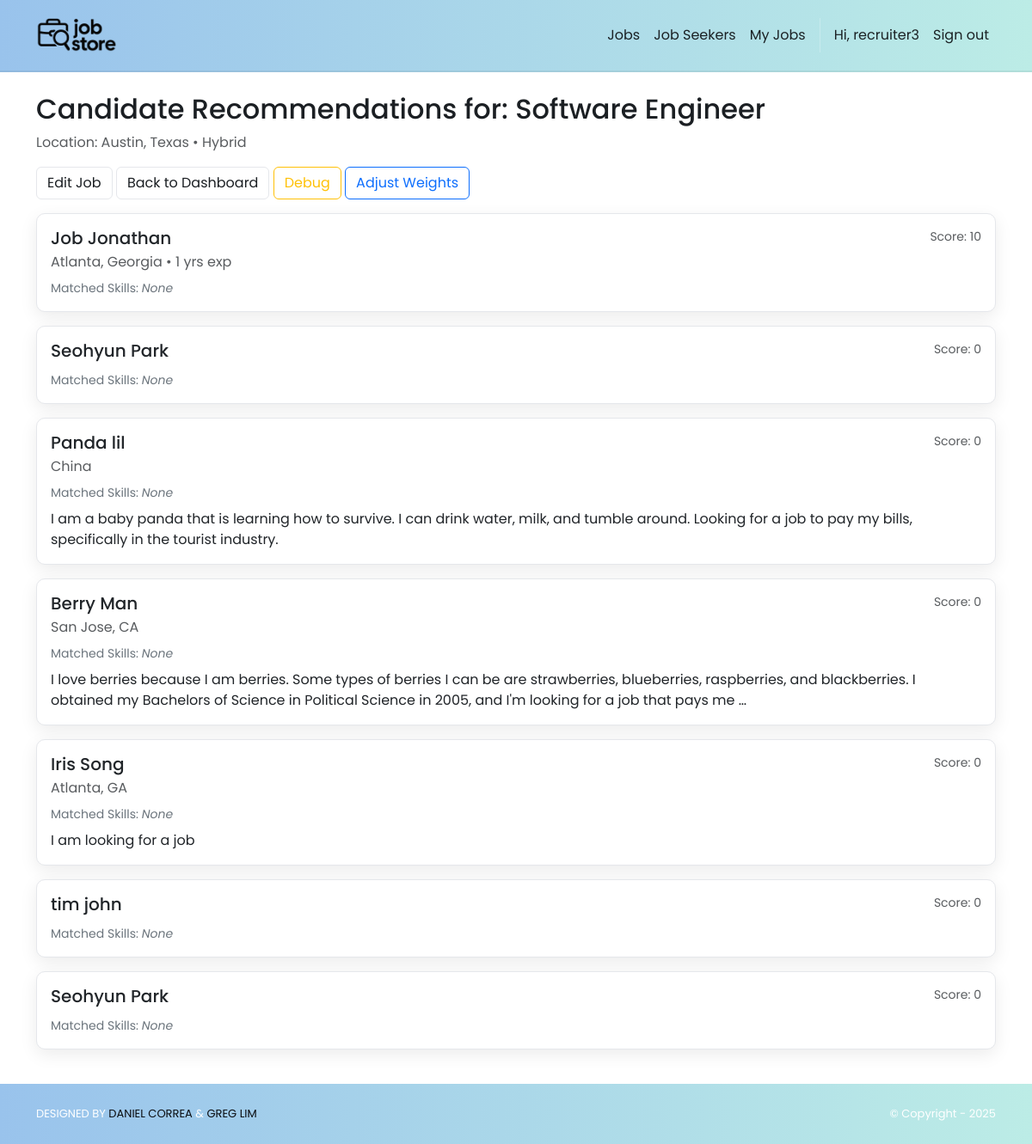
The app's page /jobs/5/recommendations/ (signed in) with its own data.
### accounts/models.py (models this page shows)
class User(AbstractUser):
    class Roles(models.TextChoices):
        RECRUITER = "RECRUITER", "Recruiter"
        JOB_SEEKER = "JOB_SEEKER", "Job Seeker"
    role = models.CharField(
        max_length=20, choices=Roles.choices, default=Roles.JOB_SEEKER, db_index=True
    )
    @property
    def is_recruiter(self) -> bool:
        return self.role == self.Roles.RECRUITER
    @property
    def is_jobseeker(self) -> bool:
        return self.role == self.Roles.JOB_SEEKER

### jobs/models.py (models this page shows, shortened)
class Job(models.Model):
    class RemoteType(models.TextChoices):
        ONSITE = "ONSITE", "On-site"
        REMOTE = "REMOTE", "Remote"
        HYBRID = "HYBRID", "Hybrid"
    title = models.CharField(max_length=200, db_index=True)
    description = models.TextField()
    location = models.CharField(max_length=200, db_index=True)
    address = models.CharField(max_length=200, db_index=True)
    remote_type = models.CharField(max_length=6, choices=RemoteType.choices)
    salary_min = models.PositiveIntegerField(null=True, blank=True)
    salary_max = models.PositiveIntegerField(null=True, blank=True)
    visa_sponsorship = models.BooleanField(default=False)
    min_experience = models.PositiveIntegerField(null=True, blank=True)
    skills = models.ManyToManyField(Skill, blank=True, related_name="jobs")
    created_by = models.ForeignKey(
        settings.AUTH_USER_MODEL,
        on_delete=models.CASCADE,
        related_name="jobs",
        limit_choices_to={"role": "RECRUITER"},
    )
    created_at = models.DateTimeField(auto_now_add=True)

### jobSeekers/models.py (models this page shows, shortened)
class JobSeeker(models.Model):
    user = models.OneToOneField(
        settings.AUTH_USER_MODEL, on_delete=models.CASCADE, related_name="jobseeker_profile"
    )
    firstName = models.CharField("First Name", max_length=255)
    lastName  = models.CharField("Last Name", max_length=255)
    location  = models.CharField("Location", max_length=255, blank=True)
    image     = models.ImageField("Profile Image", upload_to='jobSeeker_images/', null=True, blank=True)
    years_experience = models.PositiveIntegerField(null=True, blank=True)
    open_to_work = models.BooleanField(default=True)
    desired_salary_min = models.PositiveIntegerField(null=True, blank=True)
    desired_salary_max = models.PositiveIntegerField(null=True, blank=True)
    education = models.ForeignKey("Institution", on_delete=models.PROTECT, related_name="jobSeeker", null=True, blank=True)
    degree    = models.CharField(max_length=255, blank=True)
    startYear = models.IntegerField("Start Year", null=True, blank=True)
    endYear   = models.IntegerField("End Year", null=True, blank=True)
    headline   = models.TextField(blank=True)
    experience = models.ManyToManyField("Experience", related_name="jobSeeker", blank=True)
    skills     = models.ManyToManyField("Skill", related_name="jobSeeker", blank=True)
    links      = models.ManyToManyField("Link", related_name="jobSeeker", blank=True)
    hide_image = models.BooleanField(default=False)
    hide_headline = models.BooleanField(default=False)
    hide_profile = models.BooleanField(default=False)
    hide_location = models.BooleanField(default=False)
    @property
    def full_name(self):
        return f"{self.firstName} {self.lastName}"

### jobs/views.py (the view)
# urls.py: path("<int:pk>/recommendations/", views.job_recommendations, name="jobs.recommendations"),
@login_required
@recruiter_required
def job_recommendations(request, pk):
    job = get_object_or_404(Job, pk=pk, created_by=request.user)
    candidates = recommend_candidates_for_job(job)
    return render(request, "jobs/recommendations.html", {"job": job, "candidates": candidates})

### jobStore/context_processors.py (called while the page is built)
def static_revisions(request):
    base = Path(settings.BASE_DIR)
    logo_path = base / 'jobStore' / 'static' / 'img' / 'logo.png'
    try:
        rev_logo = str(int(os.path.getmtime(logo_path)))
    except Exception:
        rev_logo = '1'
    css_path = base / 'jobStore' / 'static' / 'css' / 'style.css'
    try:
        rev_css = str(int(os.path.getmtime(css_path)))
    except Exception:
        rev_css = '1'
    return {
        'STATIC_REV_LOGO': rev_logo,
        'STATIC_REV_CSS': rev_css,
    }

### jobs/templates/jobs/recommendations.html
{% extends "base.html" %}
{% block content %}
<div class="container py-4">
  <h2>Candidate Recommendations for: {{ job.title }}</h2>
  <p class="text-muted">Location: {{ job.location }} • {{ job.get_remote_type_display }}{% if job.min_experience %} • Min Exp: {{ job.min_experience }} yrs{% endif %}</p>
  <div class="mb-3">
    <a href="{% url 'jobs.edit' job.pk %}" class="btn btn-outline-secondary">Edit Job</a>
    <a href="{% url 'jobs.dashboard' %}" class="btn btn-outline-secondary">Back to Dashboard</a>
    <a href="{% url 'jobs.recommendations_debug' job.pk %}" class="btn btn-outline-warning">Debug</a>
    <a href="{% url 'accounts.recommendation_settings' %}" class="btn btn-outline-primary">Adjust Weights</a>
  </div>
  {% for c in candidates %}
    <div class="card mb-3">
      <div class="card-body">
        <div class="d-flex justify-content-between">
          <div>
            <h5 class="card-title mb-1">{{ c.full_name }}</h5>
            <div class="text-muted">{{ c.location }}{% if c.years_experience %} • {{ c.years_experience }} yrs exp{% endif %}</div>
          </div>
          <div class="text-end text-muted small">
            Score: {{ c.total_score|default:0 }}
          </div>
        </div>
        <div class="small text-secondary mt-2">
          Matched Skills:
          {% with job_skills=job.skills.all candidate_skills=c.skills.all %}
            {% if job_skills and candidate_skills %}
              {% for s in job_skills %}
                {% if s in candidate_skills %}
                  <span class="badge text-bg-light me-1">{{ s.name }}</span>
                {% endif %}
              {% endfor %}
            {% else %}
              <em>None</em>
            {% endif %}
          {% endwith %}
        </div>
        {% if c.headline %}
          <p class="mt-2 mb-0">{{ c.headline|truncatewords:40 }}</p>
        {% endif %}
      </div>
    </div>
  {% empty %}
    <p>No matching candidates found yet. Try adding skills or adjusting minimum experience.</p>
  {% endfor %}
</div>
{% endblock %}

### jobStore/templates/base.html (shortened to what this page needs)
<!DOCTYPE html>
<html>
  {% load static %}
  <head>
    <link href="https://cdn.jsdelivr.net/npm/bootstrap@5.3.3/dist/css/bootstrap.min.css"
          rel="stylesheet">
    <link rel="stylesheet"
          href="https://cdnjs.cloudflare.com/ajax/libs/font-awesome/6.1.1/css/all.min.css">
    <link rel="stylesheet" type="text/css" href="{% static 'css/style.css' %}?v={{ STATIC_REV_CSS }}">
  </head>
  <body class="d-flex flex-column min-vh-100{% if request.resolver_match and request.resolver_match.url_name == 'home.index' %} is-home{% endif %}">
    <nav class="p-3 navbar navbar-light ms-brandbar navbar-expand-lg">
      <div class="container">
        <a class="navbar-brand" href="{% url 'home.index' %}">
          <img src="{% static 'img/logo.png' %}?v={{ STATIC_REV_LOGO }}" alt="logo" height="40" />
        </a>
        <div class="collapse navbar-collapse" id="navbarNavAltMarkup">
          <div class="navbar-nav ms-auto navbar-ml align-items-lg-center">
            <a class="nav-link" href="{% url 'jobs.list' %}">Jobs</a>
            {% if user.is_authenticated %}
              {% if user.is_staff or user.is_recruiter %}
                <a class="nav-link" href="{% url 'jobSeekers.index' %}">Job Seekers</a>
                <a class="nav-link" href="{% url 'jobs.dashboard' %}">My Jobs</a>
              {% endif %}
              <span class="nav-link disabled">Hi, {{ user.username }}</span>
              <a class="nav-link" href="{% url 'logout' %}">Sign out</a>
            {% else %}
              <a class="nav-link" href="{% url 'login' %}">Log in</a>
              <a class="nav-link" href="{% url 'signup.choice' %}">Sign up</a>
            {% endif %}
          </div>
        </div>
      </div>
    </nav>
    <div class="flex-grow-1">
      {% block content %}
      {% endblock content %}
    </div>
    <section class="p-3 ms-footer-bottom">
      <div class="container d-flex justify-content-between">
        <div class="me-5 text-white">
          <span>DESIGNED BY
            <a href="https://www.x.com/danielgarax" target="_blank">DANIEL CORREA</a> &
            <a href="https://www.x.com/greglim81" target="_blank">GREG LIM</a>
          </span>
        </div>
        <div class="text-white">
          <span>© Copyright - 2025</span>
        </div>
      </div>
    </section>
  </body>
</html>

### jobStore/static/css/style.css (style rules this page uses)
:root { --bg: #ffffff; --bg-alt: #f6f7f9; --surface: #ffffff; --surface-2: #f2f3f5; --text: #1b1f23; --muted: #6b7280; --border: #e5e7eb; --brand-blue-1: #99C3EC; --brand-blue-2: #AAD2EC; --brand-cyan: #BCECE6; --brand-mint: #97E3C2; --brand-peach: #FFEED9; --brand-pink: #F69C9E; --primary: var(--brand-blue-1); --primary-contrast: #0b0d10; --link: var(--brand-blue-1); --success: var(--brand-mint); --warning: var(--brand-peach); --danger: var(--brand-pink); --shadow: 0 6px 20px rgba(0,0,0,0.08); --radius: 10px; --radius-sm: 8px; --radius-xs: 6px; --focus: 0 0 0 0.2rem rgba(153,195,236,0.35); --transition: 180ms ease; }
html, body { background: var(--bg); color: var(--text); }
body { font-family: 'Poppins', system-ui, -apple-system, Segoe UI, Roboto, Arial, sans-serif; line-height: 1.5; text-rendering: optimizeLegibility; -webkit-font-smoothing: antialiased; -moz-osx-font-smoothing: grayscale; transition: background-color var(--transition), color var(--transition); }
a { color: var(--link); }
.navbar { backdrop-filter: saturate(160%) blur(4px); }
.navbar .nav-link { opacity: 0.9; }
.ms-brandbar { background-color: #99C3EC; background: linear-gradient(90deg, var(--brand-blue-1), var(--brand-cyan)) !important; border-bottom: 2px solid rgba(0,0,0,0.06); }
.ms-brandbar .nav-link, .ms-brandbar .navbar-brand, .ms-brandbar .navbar-text { color: var(--primary-contrast) !important; }
.ms-brandbar .nav-link { position: relative; transition: color 160ms ease, transform 140ms ease; }
.ms-brandbar .nav-link::after { content: ''; position: absolute; left: 0; right: 0; bottom: -4px; height: 2px; width: 0; margin: 0 auto; background: var(--primary-contrast); transition: width 180ms ease; }
.card { background-color: var(--surface); border: 1px solid var(--border); border-radius: var(--radius); box-shadow: var(--shadow); }
.btn-outline-secondary { color: var(--text); border-color: var(--border); }
.btn { transition: transform 140ms ease, box-shadow 180ms ease, filter 140ms ease; }
.ms-footer-bottom { background-color: #99C3EC; background: linear-gradient(90deg, var(--brand-blue-1), var(--brand-cyan)) !important; border-top: 0; }
.ms-footer-bottom span { font-size: 13px; line-height: 38px; }
.ms-footer-bottom a { color: var(--primary-contrast); text-decoration: none; }
.btn, .form-control, .form-select, .nav-link, .card { transition: all var(--transition); }

### records on screen
User: username "recruiter3"
Job: title "Software Engineer", location "Austin, Texas", remote_type "Hybrid"
JobSeeker: full_name "Job Jonathan", location "Atlanta, Georgia", years_experience "1", total_score "10"
JobSeeker: full_name "Seohyun Park", total_score "0"
JobSeeker: full_name "Panda lil", location "China", total_score "0", headline "I am a baby panda that is learning how to survive. I can drink water, milk, and tumble around. Looking for a job to pay my bills, specifically in the tourist industry."
JobSeeker: full_name "Berry Man", location "San Jose, CA", total_score "0", headline "I love berries because I am berries. Some types of berries I can be are strawberries, blueberries, raspberries, and blackberries. I obtained my Bachelors of Science in Political Science in 2005, and I'm looking for a job that pays me …"
JobSeeker: full_name "Iris Song", location "Atlanta, GA", total_score "0", headline "I am looking for a job"
JobSeeker: full_name "tim john", total_score "0"
JobSeeker: full_name "Seohyun Park", total_score "0"
